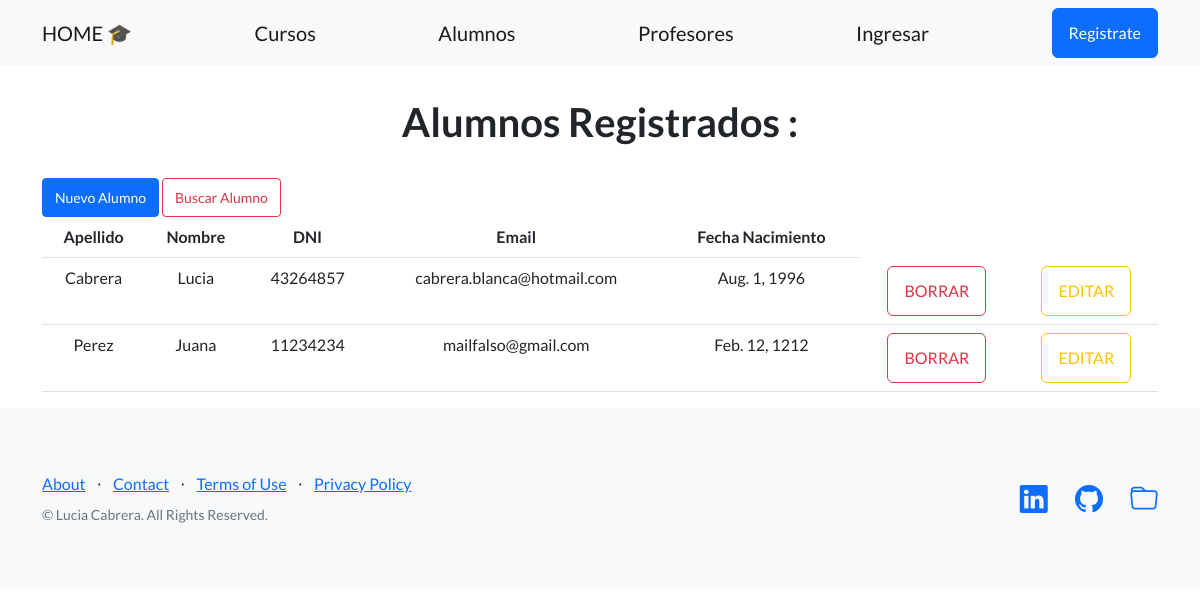
/AppCoder/ver_alumnos, run on the app's committed database.
### AppCoder/models.py (models this page shows, shortened)
class Alumno (models.Model):
    apellido = models.CharField(max_length=256)
    nombre = models.CharField(max_length=256)
    dni = models.IntegerField()
    email = models.EmailField()
    fecha_nacimiento = models.DateField( blank=True, null=True)

### AppCoder/views.py (the view)
# urls.py: path('ver_alumnos', views.ver_alumnos , name="ver_alumnos"),
def ver_alumnos(request):
    alumnos = Alumno.objects.all()
    dicc =  {"alumnos":alumnos }
    plantilla = loader.get_template("ver_alumnos.html")
    respuesta = plantilla.render(dicc)
    return HttpResponse(respuesta)

### AppCoder/templates/ver_alumnos.html (shortened to what this page needs)
{% extends 'padre.html' %}
{% load static %}
{% block contenido %}
    <main class="container">
        <h1 class="text-center title" style="margin: 2rem">Alumnos Registrados : </h1>
        <a href="alta_alumnos" class="btn btn-primary btn-sm">Nuevo Alumno</a>
        <a href="buscar_alumnos" class="btn btn-outline-danger btn-sm">Buscar Alumno</a>
        <table class="table text-center"  id="tabla_alumnos">
            <thead>
                <tr>
                    <th>Apellido</th>
                    <th>Nombre</th>
                    <th>DNI</th>
                    <th>Email</th>
                    <th>Fecha Nacimiento</th>
                </tr>
            </thead>
            <tbody>
                {% for n in alumnos %}
                    <tr>
                        <td>{{n.apellido}}</td>
                        <td>{{n.nombre}}</td>
                        <td>{{n.dni}}</td>
                        <td>{{n.email}}</td>
                        <td>{{n.fecha_nacimiento}}</td>
                        <td><a href="{% url 'eliminar_alumnos' n.id %}" class="btn btn-outline-danger">BORRAR</a></td>
                        <td><a href="{% url 'editar_alumnos' n.id %}" class="btn btn-outline-warning">EDITAR</a></td>
                        </tr>
                {% endfor %}
            </tbody>
        </table>
    </main>
{% endblock %}

### data on the page
Alumno: apellido "Cabrera", nombre "Lucia", dni "43264857", email "cabrera.blanca@hotmail.com", fecha_nacimiento "Aug. 1, 1996"
Alumno: apellido "Perez", nombre "Juana", dni "11234234", email "mailfalso@gmail.com", fecha_nacimiento "Feb. 12, 1212"
